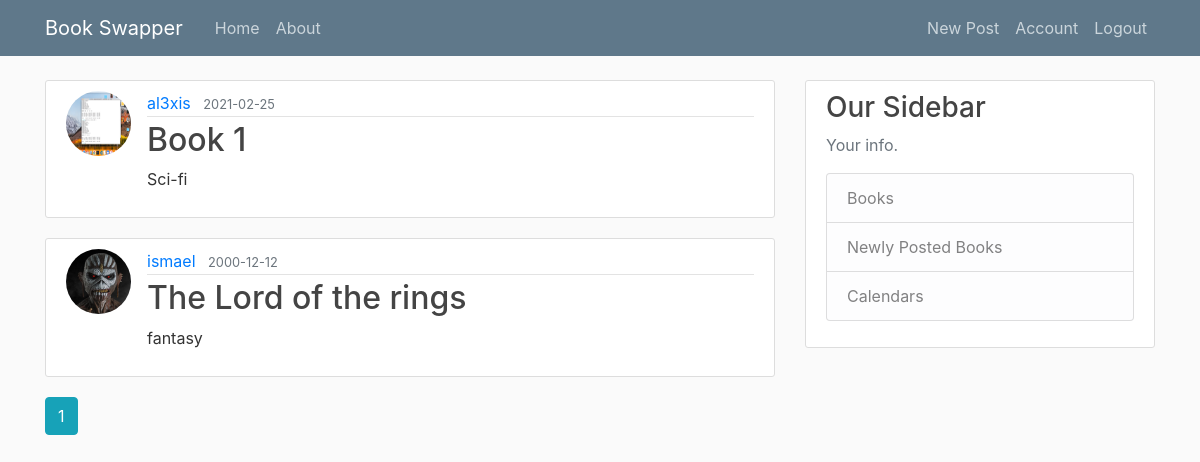
Screenshot of /home (signed in) with the database file from the repository.
### book_swapper/models.py (models this page shows, shortened)
class Book(db.Model):
    id = db.Column(db.Integer, primary_key=True)
    title = db.Column(db.String(100), nullable=False)
    subject = db.Column(db.String(30), nullable = False)
    isbn = db.Column(db.String(15), nullable=False)
    subject_subcategory = db.Column(db.String(30), nullable=True)
    date_posted = db.Column(db.DateTime, nullable=False, default=datetime.utcnow)
    condition = db.Column(db.Text, nullable=True)
    user_id = db.Column(db.Integer, db.ForeignKey('user.id'), nullable=True)

class User(db.Model, UserMixin):
    id = db.Column(db.Integer, primary_key=True)
    username = db.Column(db.String(20), unique=True, nullable=False)
    email = db.Column(db.String(120), unique=True, nullable=False)
    image_file = db.Column(db.String(20), nullable=False, default='default.jpg')
    password = db.Column(db.String(60), nullable=False)
    school = db.Column(db.String(60), nullable = True)
    city = db.Column(db.String(60), nullable = True)
    books = db.relationship('Book', backref='owner', lazy=True)

### book_swapper/main/routes.py (the view)
@main.route("/")
@main.route("/home")
def home():
    page = request.args.get('page', 1, type=int)
    books = Book.query.order_by(Book.date_posted.desc()).paginate(page = page, per_page=4)
    return render_template('home.html', books=books)

### book_swapper/models.py (called while the page is built)
@login_manager.user_loader
def load_user(user_id):
    return User.query.get(int(user_id))

### book_swapper/templates/home.html
{% extends "layout.html" %}
{% block content %}
    {% for book in books.items %}
        <article class="media content-section">
            <img class = "rounded-circle article-img" src="{{url_for('static', filename='profile_pics/' + book.owner.image_file)}}">
          <div class="media-body">
            <div class="article-metadata">
              <a class="mr-2" href="{{ url_for('users.user_books', username=book.owner.username) }}">{{ book.owner.username }}</a>
              <small class="text-muted">{{ book.date_posted.strftime('%Y-%m-%d') }}</small>
            </div>
            <h2><a class="article-title" href="{{ url_for('books.book', book_id=book.id)}}">{{ book.title }}</a></h2>
            <p class="article-content">{{ book.subject }}</p>
          </div>
        </article>
    {% endfor %}
{%for page_num in books.iter_pages(left_edge=1, right_edge=2,left_current=1) %}
    {%if page_num%}
        {%if books.page==page_num%}
            <a class="btn btn-info mb-4" href="{{url_for('main.home', page =page_num) }}">  {{ page_num }}</a>
        {%else%}
            <a class="btn btn-outline-info mb-4" href="{{url_for('main.home', page =page_num) }}">  {{ page_num }}</a>
        {%endif%}
    {%else%}
        ...
    {%endif%}
{%endfor%}
{% endblock content %}

### book_swapper/static/main.css (style rules this page uses)
body { background: #fafafa; color: #333333; margin-top: 5rem; }
h1, h2, h3, h4, h5, h6 { color: #444444; }
.content-section { background: #ffffff; padding: 10px 20px; border: 1px solid #dddddd; border-radius: 3px; margin-bottom: 20px; }
.article-title { color: #444444; }
.article-content { white-space: pre-line; }
.article-img { height: 65px; width: 65px; margin-right: 16px; }
.article-metadata { padding-bottom: 1px; margin-bottom: 4px; border-bottom: 1px solid #e3e3e3 }

### rows the page displays
Book: image_file (picture), owner.username "al3xis", date_posted "2021-02-25", title "Book 1", subject "Sci-fi"
Book: image_file (placeholder picture), owner.username "ismael", date_posted "2000-12-12", title "The Lord of the rings", subject "fantasy"

### other values shown
{{ page_num }} "1"
